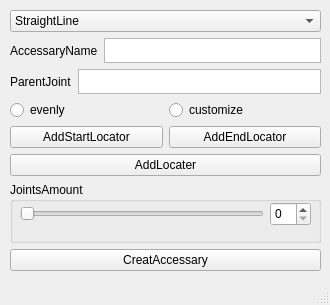
<?xml version="1.0" encoding="UTF-8"?>
<ui version="4.0">
 <class>AccessaryToolWin</class>
 <widget class="QMainWindow" name="AccessaryToolWin">
  <property name="geometry">
   <rect>
    <x>0</x>
    <y>0</y>
    <width>330</width>
    <height>305</height>
   </rect>
  </property>
  <property name="windowTitle">
   <string>AccessaryTool</string>
  </property>
  <widget class="QWidget" name="centralwidget">
   <widget class="QWidget" name="verticalLayoutWidget">
    <property name="geometry">
     <rect>
      <x>10</x>
      <y>10</y>
      <width>311</width>
      <height>261</height>
     </rect>
    </property>
    <layout class="QVBoxLayout" name="verticalLayout">
     <item>
      <widget class="QComboBox" name="straightOrCircle_CB">
       <item>
        <property name="text">
         <string>StraightLine</string>
        </property>
       </item>
       <item>
        <property name="text">
         <string>CircleShape</string>
        </property>
       </item>
      </widget>
     </item>
     <item>
      <layout class="QHBoxLayout" name="horizontalLayout_5">
       <property name="sizeConstraint">
        <enum>QLayout::SetFixedSize</enum>
       </property>
       <item>
        <widget class="QLabel" name="parentJoint_lb_2">
         <property name="text">
          <string>AccessaryName</string>
         </property>
        </widget>
       </item>
       <item>
        <widget class="QTextEdit" name="parentJoint_TE_2">
         <property name="enabled">
          <bool>true</bool>
         </property>
         <property name="sizePolicy">
          <sizepolicy hsizetype="Expanding" vsizetype="Preferred">
           <horstretch>0</horstretch>
           <verstretch>0</verstretch>
          </sizepolicy>
         </property>
         <property name="maximumSize">
          <size>
           <width>250</width>
           <height>25</height>
          </size>
         </property>
        </widget>
       </item>
      </layout>
     </item>
     <item>
      <layout class="QHBoxLayout" name="horizontalLayout_4">
       <property name="sizeConstraint">
        <enum>QLayout::SetFixedSize</enum>
       </property>
       <item>
        <widget class="QLabel" name="parentJoint_lb">
         <property name="text">
          <string>ParentJoint</string>
         </property>
        </widget>
       </item>
       <item>
        <widget class="QTextEdit" name="parentJoint_TE">
         <property name="enabled">
          <bool>true</bool>
         </property>
         <property name="sizePolicy">
          <sizepolicy hsizetype="Expanding" vsizetype="Preferred">
           <horstretch>0</horstretch>
           <verstretch>0</verstretch>
          </sizepolicy>
         </property>
         <property name="maximumSize">
          <size>
           <width>250</width>
           <height>25</height>
          </size>
         </property>
        </widget>
       </item>
      </layout>
     </item>
     <item>
      <layout class="QHBoxLayout" name="horizontalLayout">
       <item>
        <widget class="QRadioButton" name="evenly_RB">
         <property name="text">
          <string>evenly</string>
         </property>
        </widget>
       </item>
       <item>
        <widget class="QRadioButton" name="customize_RB">
         <property name="text">
          <string>customize</string>
         </property>
        </widget>
       </item>
      </layout>
     </item>
     <item>
      <layout class="QHBoxLayout" name="horizontalLayout_3">
       <item>
        <widget class="QPushButton" name="addStartLocator_Btn">
         <property name="text">
          <string>AddStartLocator</string>
         </property>
        </widget>
       </item>
       <item>
        <widget class="QPushButton" name="addEndLocator_Btn">
         <property name="text">
          <string>AddEndLocator</string>
         </property>
        </widget>
       </item>
      </layout>
     </item>
     <item>
      <widget class="QPushButton" name="addLocater_Btn">
       <property name="text">
        <string>AddLocater</string>
       </property>
      </widget>
     </item>
     <item>
      <widget class="QGroupBox" name="jointsAmount_GB">
       <property name="sizePolicy">
        <sizepolicy hsizetype="Expanding" vsizetype="Expanding">
         <horstretch>0</horstretch>
         <verstretch>0</verstretch>
        </sizepolicy>
       </property>
       <property name="title">
        <string>JointsAmount</string>
       </property>
       <property name="flat">
        <bool>false</bool>
       </property>
       <property name="checkable">
        <bool>false</bool>
       </property>
       <widget class="QWidget" name="horizontalLayoutWidget_2">
        <property name="geometry">
         <rect>
          <x>10</x>
          <y>20</y>
          <width>291</width>
          <height>24</height>
         </rect>
        </property>
        <layout class="QHBoxLayout" name="horizontalLayout_2">
         <property name="sizeConstraint">
          <enum>QLayout::SetNoConstraint</enum>
         </property>
         <item>
          <widget class="QSlider" name="jointsAmount_HSlider">
           <property name="sizePolicy">
            <sizepolicy hsizetype="Preferred" vsizetype="Expanding">
             <horstretch>0</horstretch>
             <verstretch>0</verstretch>
            </sizepolicy>
           </property>
           <property name="maximum">
            <number>50</number>
           </property>
           <property name="orientation">
            <enum>Qt::Horizontal</enum>
           </property>
          </widget>
         </item>
         <item>
          <widget class="QSpinBox" name="jointsAmount_SpinB">
           <property name="sizePolicy">
            <sizepolicy hsizetype="Maximum" vsizetype="Expanding">
             <horstretch>0</horstretch>
             <verstretch>0</verstretch>
            </sizepolicy>
           </property>
          </widget>
         </item>
        </layout>
       </widget>
       <zorder>horizontalLayoutWidget_2</zorder>
       <zorder>jointsAmount_HSlider</zorder>
       <zorder>parentJoint_TE</zorder>
      </widget>
     </item>
     <item>
      <widget class="QPushButton" name="creatAccessary_Btn">
       <property name="text">
        <string>CreatAccessary</string>
       </property>
      </widget>
     </item>
    </layout>
   </widget>
   <zorder>verticalLayoutWidget</zorder>
   <zorder>straightOrCircle_CB</zorder>
  </widget>
  <widget class="QStatusBar" name="statusbar"/>
 </widget>
 <resources/>
 <connections>
  <connection>
   <sender>jointsAmount_HSlider</sender>
   <signal>valueChanged(int)</signal>
   <receiver>jointsAmount_SpinB</receiver>
   <slot>setValue(int)</slot>
   <hints>
    <hint type="sourcelabel">
     <x>213</x>
     <y>151</y>
    </hint>
    <hint type="destinationlabel">
     <x>278</x>
     <y>154</y>
    </hint>
   </hints>
  </connection>
  <connection>
   <sender>customize_RB</sender>
   <signal>toggled(bool)</signal>
   <receiver>jointsAmount_GB</receiver>
   <slot>setDisabled(bool)</slot>
   <hints>
    <hint type="sourcelabel">
     <x>204</x>
     <y>46</y>
    </hint>
    <hint type="destinationlabel">
     <x>120</x>
     <y>123</y>
    </hint>
   </hints>
  </connection>
  <connection>
   <sender>customize_RB</sender>
   <signal>toggled(bool)</signal>
   <receiver>addEndLocator_Btn</receiver>
   <slot>setDisabled(bool)</slot>
   <hints>
    <hint type="sourcelabel">
     <x>286</x>
     <y>50</y>
    </hint>
    <hint type="destinationlabel">
     <x>248</x>
     <y>68</y>
    </hint>
   </hints>
  </connection>
  <connection>
   <sender>customize_RB</sender>
   <signal>toggled(bool)</signal>
   <receiver>addStartLocator_Btn</receiver>
   <slot>setDisabled(bool)</slot>
   <hints>
    <hint type="sourcelabel">
     <x>301</x>
     <y>47</y>
    </hint>
    <hint type="destinationlabel">
     <x>77</x>
     <y>70</y>
    </hint>
   </hints>
  </connection>
  <connection>
   <sender>evenly_RB</sender>
   <signal>toggled(bool)</signal>
   <receiver>addStartLocator_Btn</receiver>
   <slot>setEnabled(bool)</slot>
   <hints>
    <hint type="sourcelabel">
     <x>46</x>
     <y>47</y>
    </hint>
    <hint type="destinationlabel">
     <x>50</x>
     <y>72</y>
    </hint>
   </hints>
  </connection>
  <connection>
   <sender>evenly_RB</sender>
   <signal>toggled(bool)</signal>
   <receiver>addEndLocator_Btn</receiver>
   <slot>setEnabled(bool)</slot>
   <hints>
    <hint type="sourcelabel">
     <x>68</x>
     <y>43</y>
    </hint>
    <hint type="destinationlabel">
     <x>226</x>
     <y>78</y>
    </hint>
   </hints>
  </connection>
  <connection>
   <sender>evenly_RB</sender>
   <signal>toggled(bool)</signal>
   <receiver>addLocater_Btn</receiver>
   <slot>setDisabled(bool)</slot>
   <hints>
    <hint type="sourcelabel">
     <x>96</x>
     <y>43</y>
    </hint>
    <hint type="destinationlabel">
     <x>160</x>
     <y>104</y>
    </hint>
   </hints>
  </connection>
 </connections>
</ui>
